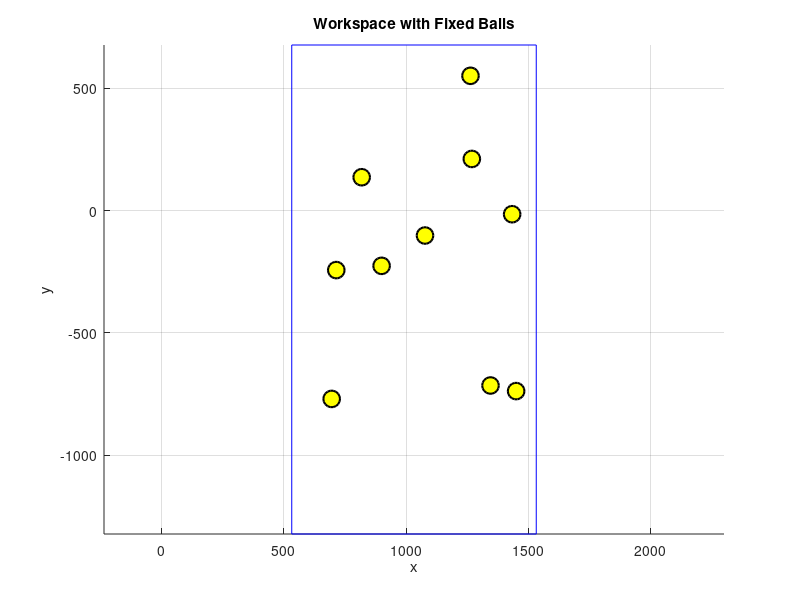

Recreate this plot in MATLAB. (Note: this script raises an error after producing the figure.)
close all;
clear;
global th1 th2 th3 d4 th5 th6 th7 garbage_points current_index corner_points corner_index rand_points captured_joint_angles;
% 初始化全局变量
th1=0;
th2=90;
th3=0;
d4=0;
th5=0;
th6=0;
th7=-90;
start_q = [0, 90, 0, 0, 0, 0, -90];  

current_index = 1;

corner_points = [1532, 532, 532, 1532, 1532, 532, 532, 1532;
                 677, 677, -1323, -1323, 677, 677, -1323, -1323;
                 2139, 2139, 2139, 2139, 139, 139, 139, 139];
% 小球的笛卡尔坐标系坐标数组
rand_points =     [818.0, 714.1,  1077.0, 899.5,  1433.4, 1268.5, 1449.7, 1344.9, 695.3,  1263.0;
                   136.2, -243.6, -102.2, -226.2, -15.1,  211.0,  -738.5, -715.6, -770.5, 551.0;
                   895.5, 537.3,  1121.8, 1302.8, 1217.8, 1635.9, 535.4,  1298.6, 1725.7, 2013.2];
% 小球的关节角坐标数组
ball_joint_positions = [
    -38.81, 104.15, 45.54, 0.55, -153.36, -41.78, 22.99;  % 小球1
    -14.73, 130.86, 38.85, -12.04, -202.16, -31.98, 80.42; % 小球2
    -35.44, 82.80, -23.03, 24.23, -94.80, -29.92, 32.26;   % 小球3
    -52.11, 75.30, -27.64, 26.53, -73.74, -40.99, 14.27;   % 小球4
    -31.74, 65.95, -29.94, 29.90, -71.02, -17.63, 8.79;    % 小球5
    -24.29, 84.17, -36.90, 7.19, -53.69, -20.08, 0.62;     % 小球6
    -31.08, -14.02, -24.03, 78.23, -17.54, -24.52, -79.42; % 小球7
    -58.40, 31.66, -53.29, 54.36, -24.84, -20.48, -41.35;  % 小球8
    -95.67, 52.90, -97.42, 47.40, 5.36, -46.31, -41.04;    % 小球9
    -49.23, 89.20, -90.63, 44.21, 7.35, -4.32, -7.33       % 小球10
];

corner_index = 1;   % 角点索引计数器
captured_joint_angles = [];  % 用于存储抓取时的关节角度
garbage_points = [532, -1323, 2139];  % 垃圾桶坐标


% ================== 修改后的generate_workspace函数 ==================
function generate_workspace(corner_points)
    global rand_points;  % 声明全局变量
    
    % 固定的小球坐标（每列为一个小球的[x; y; z]）
    rand_points = [818.0, 714.1, 1077.0, 899.5, 1433.4, 1268.5, 1449.7, 1344.9, 695.3, 1263.0;
                   136.2, -243.6, -102.2, -226.2, -15.1, 211.0, -738.5, -715.6, -770.5, 551.0;
                   895.5, 537.3, 1121.8, 1302.8, 1217.8, 1635.9, 535.4, 1298.6, 1725.7, 2013.2];
    
    % 获取当前figure1的句柄并保持绘图
    figure(1); 
    hold on;
    
    % 绘制工作空间框架
    plot3(corner_points(1,[1:4 1]), corner_points(2,[1:4 1]), corner_points(3,[1:4 1]), 'b-'); 
    plot3(corner_points(1,[5:8 5]), corner_points(2,[5:8 5]), corner_points(3,[5:8 5]), 'b-');
    for i = 1:4
        plot3([corner_points(1,i), corner_points(1,i+4)],...
              [corner_points(2,i), corner_points(2,i+4)],...
              [corner_points(3,i), corner_points(3,i+4)], 'b-');
    end
    
    % 绘制固定的小球
    plot3(rand_points(1,:), rand_points(2,:), rand_points(3,:),...
         'oy', 'MarkerSize', 12,...
         'MarkerFaceColor', 'y',...
         'MarkerEdgeColor', 'k',...
         'LineWidth', 1.5);
    
    axis equal; grid on;
    xlabel('x'); ylabel('y'); zlabel('z');
    title('Workspace with Fixed Balls');
end


% ================== 修改后的MOVE_vector函数 ==================
function [all_xyz2, t] = MOVE_vector(times, print, len_x, len_y, len_z, colour)
    global th1 th2 th3 d4 th5 th6 th7 all_coordinates  current_index rand_points corner_points;

    % 设置默认参数（新增colour参数）
    if nargin < 8
        colour = 'b';  % 默认颜色为蓝色
    end
    
    % 动态生成小球位置（如果未初始化）
    if isempty(rand_points)
        warning('rand_points未初始化，生成默认位置');
        rand_points = zeros(3,10);  % 生成7个原点位置
    end

    step_x = len_x/times;
    step_y = len_y/times;
    step_z = len_z/times;

    t = 1:times;
    all_xyz = zeros(3, times);
    
    % 主循环
    for i = 1:times
        cla(gca);  
        if print

            %  绘制工作空间框架
            plot3(corner_points(1,[1:4 1]), corner_points(2,[1:4 1]), corner_points(3,[1:4 1]), 'b-'); 
            plot3(corner_points(1,[5:8 5]), corner_points(2,[5:8 5]), corner_points(3,[5:8 5]), 'b-');
            for i = 1:4
                plot3([corner_points(1,i), corner_points(1,i+4)],...
                      [corner_points(2,i), corner_points(2,i+4)],...
                      [corner_points(3,i), corner_points(3,i+4)], 'b-');
            end

            % 动态绘制当前小球位置
            plot3(rand_points(1,:), rand_points(2,:), rand_points(3,:),...
                 'oy', 'MarkerSize', 12,...
                 'MarkerFaceColor', 'y',...
                 'MarkerEdgeColor', 'k',...
                 'LineWidth', 1.5);
        end
        xyz = DHfk7Dof_Lnya2(th1, th2, th3, d4, th5, th6,th7, 0);
        all_xyz(:, i) = xyz;


        J = Jacobian7DoF_Ln(th1, th2, th3, d4, th5, th6,th7); 
        
        dD = [step_x, step_y, step_z, 0, 0, 0]';
        dth = pinv(J) * dD;
        
        th1 = th1 + dth(1) * 180/pi;
        th2 = th2 + dth(2) * 180/pi;
        th3 = th3 + dth(3) * 180/pi;
        d4  = d4  + dth(4) * 180/pi;
        th5 = th5 + dth(5) * 180/pi;
        th6 = th6 + dth(6) * 180/pi;
        th7 = th7 + dth(7) * 180/pi;
        drawnow limitrate;
    end
    
    % ========== 角点存储逻辑 ==========
    % if record_corner  % 使用新参数控制角点记录
    %     if corner_index > size(corner_points, 2)
    %         error('角点数量超过预分配空间，请扩大corner_points数组');
    %     end
    %     corner_points(:, corner_index) = xyz;
    %     corner_index = corner_index + 1;
    % 
    %     fprintf('[角点记录] 新增点%d: (%.1f, %.1f, %.1f)\n',...
    %             corner_index-1, xyz(1), xyz(2), xyz(3));
    % end
    % 
    if(print)
        fprintf('x= %f, y= %f, z= %f\n', xyz(1), xyz(2), xyz(3));
    end
    
    if print
        current_index = current_index + times;
    end
    all_xyz2 = all_xyz;
end
% ================== 修改后的workspace函数 ==================
function workspace()
    global corner_points;
    % 生成工作空间
    generate_workspace(corner_points);

end
function move_to_target(target_x, target_y, target_z)
    global th1 th2 th3 d4 th5 th6 th7 rand_points captured_joint_angles corner_points;
    
    % 获取当前坐标
    current_xyz = DHfk7Dof_Lnya2(th1, th2, th3, d4, th5, th6, th7, 0);
    
    % 计算位移
    dx = target_x - current_xyz(1);
    dy = target_y - current_xyz(2);
    dz = target_z - current_xyz(3);
    
    % 执行运动（不记录轨迹和角点）
    MOVE_vector(100, true, dx, dy, dz, 'g');
    
    % 验证最终位置
    final_xyz = DHfk7Dof_Lnya2(th1, th2, th3, d4, th5, th6, th7, 0);
    fprintf('\n目标点: (%.1f, %.1f, %.1f)\n实际到达: (%.1f, %.1f, %.1f)\n误差: %.2fmm\n',...
            target_x, target_y, target_z, final_xyz(1), final_xyz(2), final_xyz(3),...
            norm(final_xyz - [target_x; target_y; target_z]));
    
    collision_threshold = 20;  % 碰撞检测阈值，根据需要调整
    distances = sqrt( (rand_points(1,:) - final_xyz(1)).^2 + ...
                      (rand_points(2,:) - final_xyz(2)).^2 + ...
                      (rand_points(3,:) - final_xyz(3)).^2 );
    collided_idx = find(distances < collision_threshold);
    
    if ~isempty(collided_idx)
        fprintf('抓到小球\n');
        % 打印当前机械臂的关节角度
        fprintf('当前关节角度: th1=%.2f, th2=%.2f, th3=%.2f, d4=%.2f, th5=%.2f, th6=%.2f, th7=%.2f\n',...
                th1, th2, th3, d4, th5, th6, th7);
        % 将当前关节角度保存到全局变量（每列一个记录）
        captured_joint_angles = [captured_joint_angles, [th1; th2; th3; d4; th5; th6; th7]];
        
        % 从 rand_points 中删除该小球
        rand_points(:, collided_idx(1)) = [];
        
        % 更新绘图：清除当前图后重新绘制工作空间和剩余小球
        cla(gca);
        plot3(corner_points(1,[1:4 1]), corner_points(2,[1:4 1]), corner_points(3,[1:4 1]), 'b-'); 
        plot3(corner_points(1,[5:8 5]), corner_points(2,[5:8 5]), corner_points(3,[5:8 5]), 'b-');
        for i = 1:4
            plot3([corner_points(1,i), corner_points(1,i+4)],...
                  [corner_points(2,i), corner_points(2,i+4)],...
                  [corner_points(3,i), corner_points(3,i+4)], 'b-');
        end
        hold on;
        plot3(rand_points(1,:), rand_points(2,:), rand_points(3,:),...
              'oy', 'MarkerSize', 12, 'MarkerFaceColor', 'y',...
              'MarkerEdgeColor', 'k', 'LineWidth', 1.5);
        hold off;
    end
end



function sort_rand_points_by_distance()
    global rand_points garbage_points;
    
    % 计算每个小球到垃圾桶的欧氏距离
    distances = sqrt(...
        (rand_points(1,:) - garbage_points(1)).^2 + ...
        (rand_points(2,:) - garbage_points(2)).^2 + ...
        (rand_points(3,:) - garbage_points(3)).^2 ...
    );
    
    % 按距离从小到大排序，获取排序后的索引
    [~, sorted_indices] = sort(distances);
    
    % 按排序后的索引重新排列小球坐标
    rand_points = rand_points(:, sorted_indices);
    
    % 打印排序结果（可选）
    fprintf('\n======= 按距离排序后的小球坐标 =======\n');
    for i = 1:size(rand_points,2)
        fprintf('小球%d: 距离=%.2fmm, 坐标=(%.1f, %.1f, %.1f)\n',...
                i, distances(sorted_indices(i)),...
                rand_points(1,i), rand_points(2,i), rand_points(3,i));
    end
end

% ================== 主程序 ==================
workspace();
sort_rand_points_by_distance();  % 按距离排序小球

while ~isempty(rand_points)
    % 始终取第一个小球作为目标
    move_to_target(rand_points(1,1), rand_points(2,1), rand_points(3,1));
end
